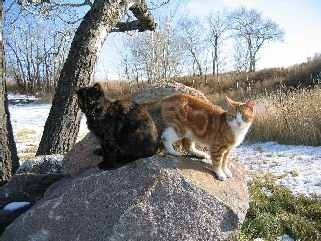
%> input picture matlab/two_cats.jpg, 321 x 241 px
$ octave lab_3_c.m   (GNU Octave 9; MATLAB toolbox functions it lacks are replaced by stand-ins)
%> lines starting %> are read from the running program, lines starting %| are printed output that depends on the picture
two_cats = imread('two_cats.jpg');
%> two_cats is the input picture: size 241x321x3 uint8; mean R, G, B 132.7, 133.7, 132

h_filter = fspecial('sobel');
horizontal_edges = imfilter(two_cats, h_filter');
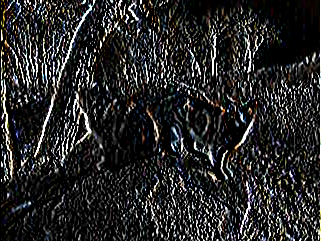
%> horizontal_edges: size 241x321x3 uint8; mean R, G, B 39.9, 39.8, 39.6
figure, imshow(horizontal_edges), title('Горизонтальные края');

vertical_edges = imfilter(two_cats, h_filter);
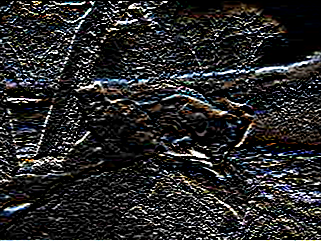
%> vertical_edges: size 241x321x3 uint8; mean R, G, B 40.9, 40.9, 41.2
figure, imshow(vertical_edges), title('Вертикальные края');

combined_edges = horizontal_edges + vertical_edges;
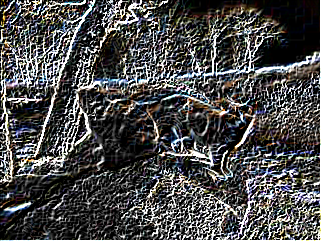
%> combined_edges: size 241x321x3 uint8; mean R, G, B 75.6, 75.5, 75.5
figure, imshow(combined_edges), title('Комбинированные края');

$ run again, with matlab/building.jpg copied over matlab/two_cats.jpg
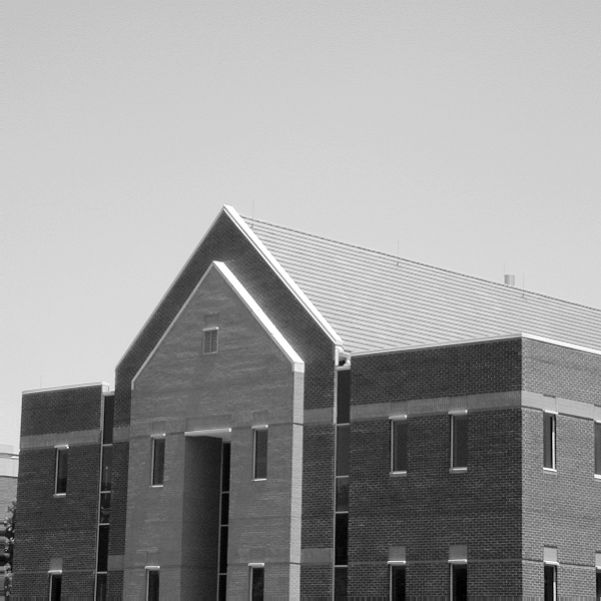
%> input picture matlab/building.jpg, 601 x 601 px
%> two_cats is the input picture: size 601x601x3 uint8; min 0, max 255, mean 152.8
%> `horizontal_edges = imfilter(two_cats, h_filter');`:
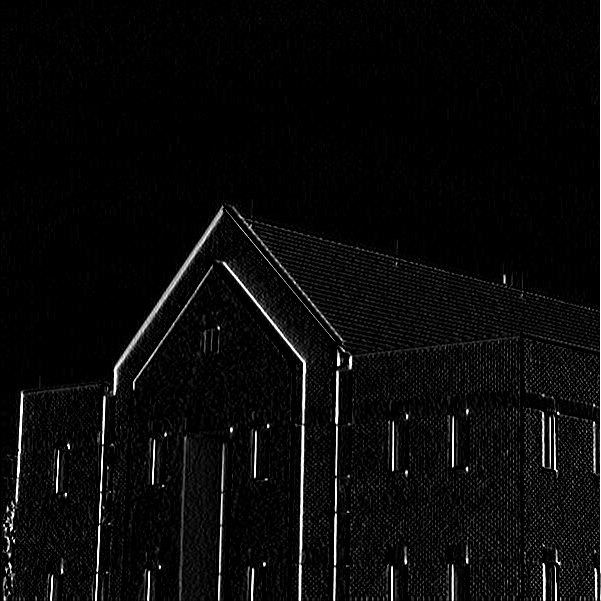
%> horizontal_edges: size 601x601x3 uint8; min 0, max 255, mean 9.7
%> `combined_edges = horizontal_edges + vertical_edges;`:
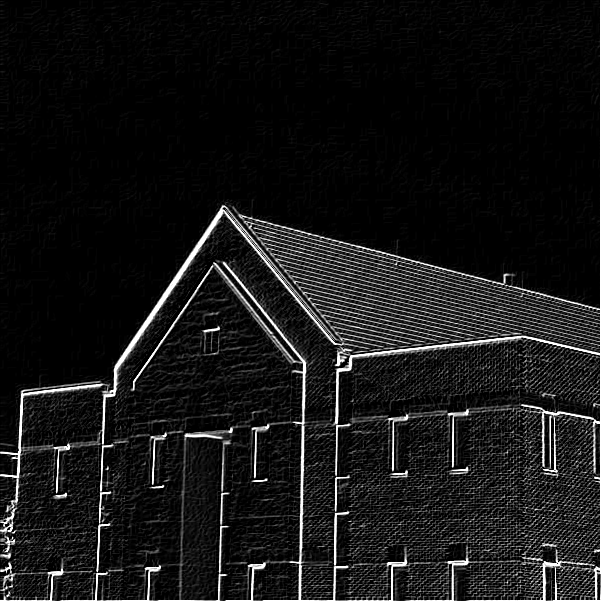
%> combined_edges: size 601x601x3 uint8; min 0, max 255, mean 22.2

$ run again, with matlab/flood.jpg copied over matlab/two_cats.jpg
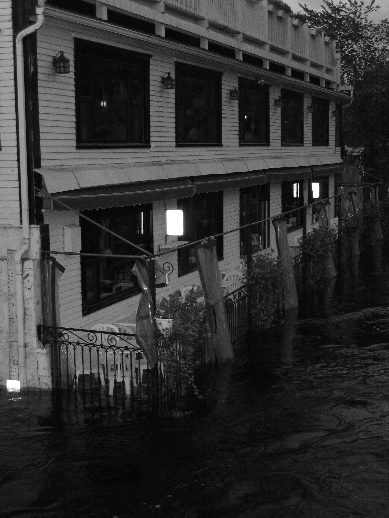
%> input picture matlab/flood.jpg, 389 x 518 px
%> two_cats is the input picture: size 518x389 uint8; min 0, max 255, mean 49.5
%> `horizontal_edges = imfilter(two_cats, h_filter');`:
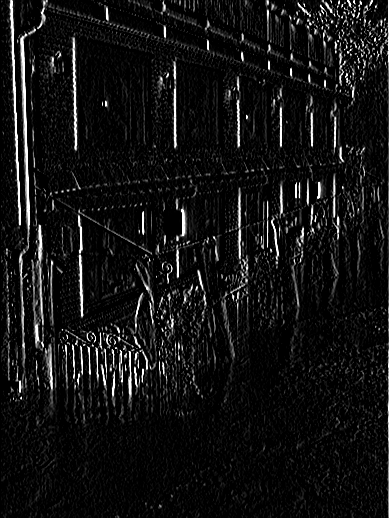
%> horizontal_edges: size 518x389 uint8; min 0, max 255, mean 18.6
%> `combined_edges = horizontal_edges + vertical_edges;`:
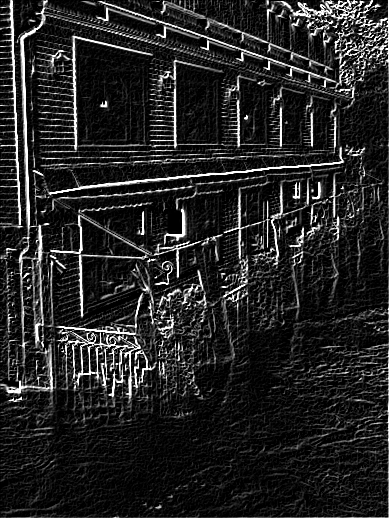
%> combined_edges: size 518x389 uint8; min 0, max 255, mean 36.3
